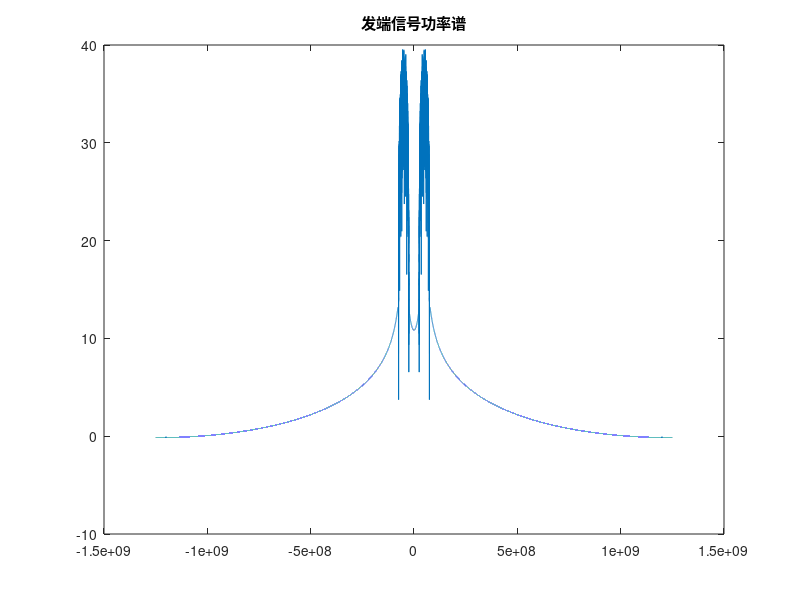

MATLAB code to generate this figure: (Note: this script raises an error after producing the figure.)
clear
load('signal_in.mat')
fs=2.5e9;%采样率
fc=50e6;%载波频率
n=length(signal_in);%16QAM数据长度
figure(1)
plot((-n/2:n/2-1)*(fs/n),10*log10(abs(fftshift(fft(signal_in)))))%传输前16QAM的功率谱
title('发端信号功率谱')

x=repmat(sync,1,100); %同步头采样100倍
x=reshape(x',[],1);
head=x;%获得同步头序列

%在信道中传输
out=channel(signal_in,15272);
m=zeros(1,length(out)/2);
out_1=out./abs(out);

%提取同步头信息
for i=1:length(m)%相关运算
    m(i)=sum(head'.*out_1(i:i+5000-1));
end
figure(2)
plot(abs(m));%画出同步头准确位置
title('同步头准确位置')
 [~,start1]=find(m==max(m));
 [~,start2]=find(m==min(m));
 start=round((start1+start2)/2)-1;%提取出信号开始位置

msg=out(start+5000:start+65000-1)';%传输后去掉同步头的16QAM信号
figure(3)
subplot(1,2,1)
plot(signal_in(537+5000:end),'r')%画出传输前的16QAM信号
hold on
plot(msg,'b')%画出传输后的16QAM信号
title('输入输出对照')
subplot(1,2,2)
plot(signal_in(537+5000:end),'r')%画出传输前的16QAM信号
hold on
plot(msg,'b')%画出传输后的16QAM信号
axis([1000 2000 -4 4])
title('输入输出对照（局部）')

A=10*log10(abs(fftshift(fft(msg))));%求传输后的16QAM信号功率谱振幅
n_msg=length(msg);%变换后的信号长度
fs_msg=fs;
fshift_msg=(-n_msg/2:n_msg/2-1)*(fs_msg/n_msg);
figure(4)
plot(fshift_msg,A)%画出传输后的16QAM功率谱函数
title('收端信号功率谱')

t=1/fs_msg:1/fs_msg:n_msg/fs_msg;
I_signal=2*msg.*cos(2*pi*fc.*t');%解调出同相信号
Q_signal=-2*msg.*sin(2*pi*fc.*t');%解调出正交信号

ff=[ones(n_msg*1/100,1);zeros(n_msg*98/100,1);ones(n_msg*1/100,1)];%滤波器，保留主瓣
I_P=fft(I_signal).*ff;%滤波
Q_P=fft(Q_signal).*ff;%滤波

I_signal_fin=ifft(I_P);%滤波后的I路信号
Q_signal_fin=ifft(Q_P);%滤波后的Q路信号
QAM_signal_fin=I_signal_fin+1i*Q_signal_fin;%二路信号叠加

QAM_signal_down=(1:600)';%下采样
for x=1:600%下采样取600个16QAM信号
    QAM_signal_down(x)=QAM_signal_fin(x*100-50);
end
scatterplot(QAM_signal_down);%画采样后的16QAM星座图

%找出偏移角度
point=0;
num=0;
for x=1:600
    if((real(QAM_signal_down(x))>=1.5)&&(imag(QAM_signal_down(x))>=1.5))%划定对应3+3i点的大致位置
        point=point+QAM_signal_down(x);
        num=num+1;
    end
end
point_aver=point/num;%对应3+3i点的平均位置
QAM_fin=QAM_signal_down*(3+3i)/point_aver;%纠正偏移

scatterplot(QAM_fin);%画经过校正的16QAM星座图